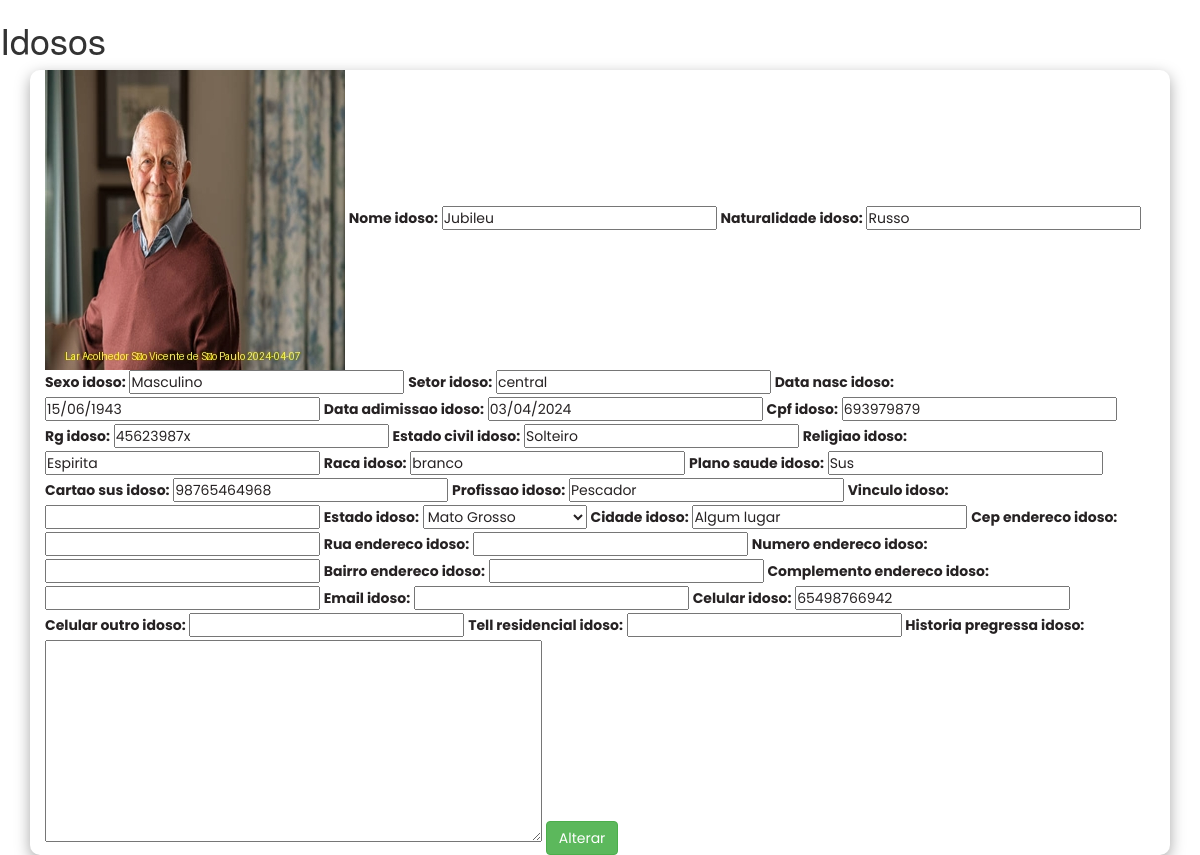
/ficha_paciente/idoso/jubileu, run on the app's committed database.
### ficha_paciente/models.py (models this page shows, shortened)
class Foto(models.Model):
    foto = models.ImageField(upload_to="foto_idoso")
    idoso = models.ForeignKey(Idoso, on_delete=models.CASCADE)

class Idoso(models.Model):
    id_idoso = models.AutoField(primary_key=True, unique=True)
    nome_idoso = models.CharField(max_length=100)
    naturalidade_idoso = models.CharField(max_length=100, blank=True, null=True)
    sexo_idoso = models.CharField(max_length=10)
    setor_idoso = models.CharField(max_length=55, blank=True, null=True)
    data_nasc_idoso = models.DateField()
    data_adimissao_idoso = models.DateField()
    cpf_idoso = models.CharField(max_length=11, unique=True)
    rg_idoso = models.CharField(max_length=10, unique=True)
    estado_civil_idoso = models.CharField(max_length=20)
    religiao_idoso = models.CharField(max_length=50, blank=True, null=True)
    raca_idoso = models.CharField(max_length=50, blank=True, null=True)
    plano_saude_idoso = models.CharField(max_length=100)
    cartao_sus_idoso = models.CharField(max_length=50, unique=True)
    profissao_idoso = models.CharField(max_length=100, blank=True, null=True)
    vinculo_idoso = models.CharField(max_length=100, blank=True, null=True)
    estado_idoso = models.CharField(max_length=2, choices=estado_choices,)
    cidade_idoso = models.CharField(max_length=55, )
    cep_endereco_idoso = models.CharField(max_length=8, blank=True, null = True)
    rua_endereco_idoso = models.CharField(max_length=255, blank=True, null = True)
    numero_endereco_idoso = models.CharField(max_length=10, blank=True, null = True)
    bairro_endereco_idoso = models.CharField(max_length=55, blank=True, null = True)
    complemento_endereco_idoso = models.CharField(max_length=55, blank=True, null = True)
    email_idoso = models.EmailField(blank=True, null = True)
    celular_idoso = models.CharField(max_length=11)
    celular_outro_idoso = models.CharField(max_length=11, blank=True, null=True)
    tell_residencial_idoso = models.CharField(max_length=10, blank=True, null=True)
    historia_pregressa_idoso = models.TextField(blank=True, null=True)
    slug = models.SlugField(unique=True, blank=True, null=True)

### ficha_paciente/views.py (the view)
# urls.py: path('idoso/<slug:slug>', views.idoso, name="idoso"),
def idoso(request, slug):
    idoso = Idoso.objects.get(slug=slug)
    foto = Foto.objects.filter(idoso=idoso).first()
    if request.method == "POST":
        form = IdosoForm(request.POST, instance=idoso)
        form_ft = FotoForm(request.POST, request.FILES, instance=foto)
        if form.is_valid() and form_ft.is_valid():
            form.save()
            form_ft.save()
            messages.success(request, 'Detalhes do idoso atualizados com sucesso!')
            return redirect(reverse('add_paciente'))
    else:
        form = IdosoForm(instance=idoso)
        form_ft = FotoForm(instance=foto)
    return render(request, 'idosos.html', {'form': form, 'form_ft': form_ft, 'idoso': idoso})

### ficha_paciente/forms.py
class IdosoForm(forms.ModelForm):
    class Meta:
        model = Idoso
        fields = "__all__"
        exclude = ['slug']

class FotoForm(forms.ModelForm):
    class Meta:
        model = Foto
        fields = ['foto']
    def __init__(self, *args, **kwargs):
        super().__init__(*args, **kwargs)
        if self.instance and self.instance.foto:
            self.fields['foto'].widget.attrs['src'] = self.instance.foto.url

### ficha_paciente/templates/idosos.html (shortened to what this page needs)
{%load static%}
<head>
    <link rel="stylesheet" type="text/css" href="{%static 'usuarios/css/css.css'%}">
    <link rel="stylesheet" href="https://cdn.jsdelivr.net/npm/bootstrap@4.6.1/dist/css/bootstrap.min.css">
    <link rel="stylesheet" href="{% static 'general/css/base.css' %}">
    <link rel="stylesheet" href="{% static 'general/css/general.css' %}">
    <link href='https://unpkg.com/boxicons@2.0.7/css/boxicons.min.css' rel='stylesheet'>
    <link rel="stylesheet" href="https://maxcdn.bootstrapcdn.com/bootstrap/3.4.0/css/bootstrap.min.css">
</head>
<h1>Idosos</h1>
<div class="container">
    <form method="post" enctype="multipart/form-data">
        <img src="{{ form_ft.instance.foto.url }}" alt="Foto do Idoso">
        {{ form }}
        <button type="submit" class="btn btn-success">Alterar</button>
    </form>
</div>

### templates/static/usuarios/css/css.css (style rules this page uses)
.container { background-color: white; border-radius: 10px; color: #262223; box-shadow: rgba(0, 0, 0, 0.35) 0px 5px 15px; }
textarea { resize: none; }

### templates/static/general/css/base.css (style rules this page uses)
* { margin: 0; padding: 0; box-sizing: border-box; font-family: "Poppins" , sans-serif; }

### data on the page
Foto: instance.foto (picture)
Idoso: nome_idoso "Jubileu", naturalidade_idoso "Russo", sexo_idoso "Masculino", setor_idoso "central", data_nasc_idoso "15/06/1943", data_adimissao_idoso "03/04/2024", cpf_idoso "693979879", rg_idoso "45623987x", estado_civil_idoso "Solteiro", religiao_idoso "Espirita", raca_idoso "branco", plano_saude_idoso "Sus", cartao_sus_idoso "98765464968", profissao_idoso "Pescador", estado_idoso "Mato Grosso", cidade_idoso "Algum lugar", celular_idoso "65498766942"
